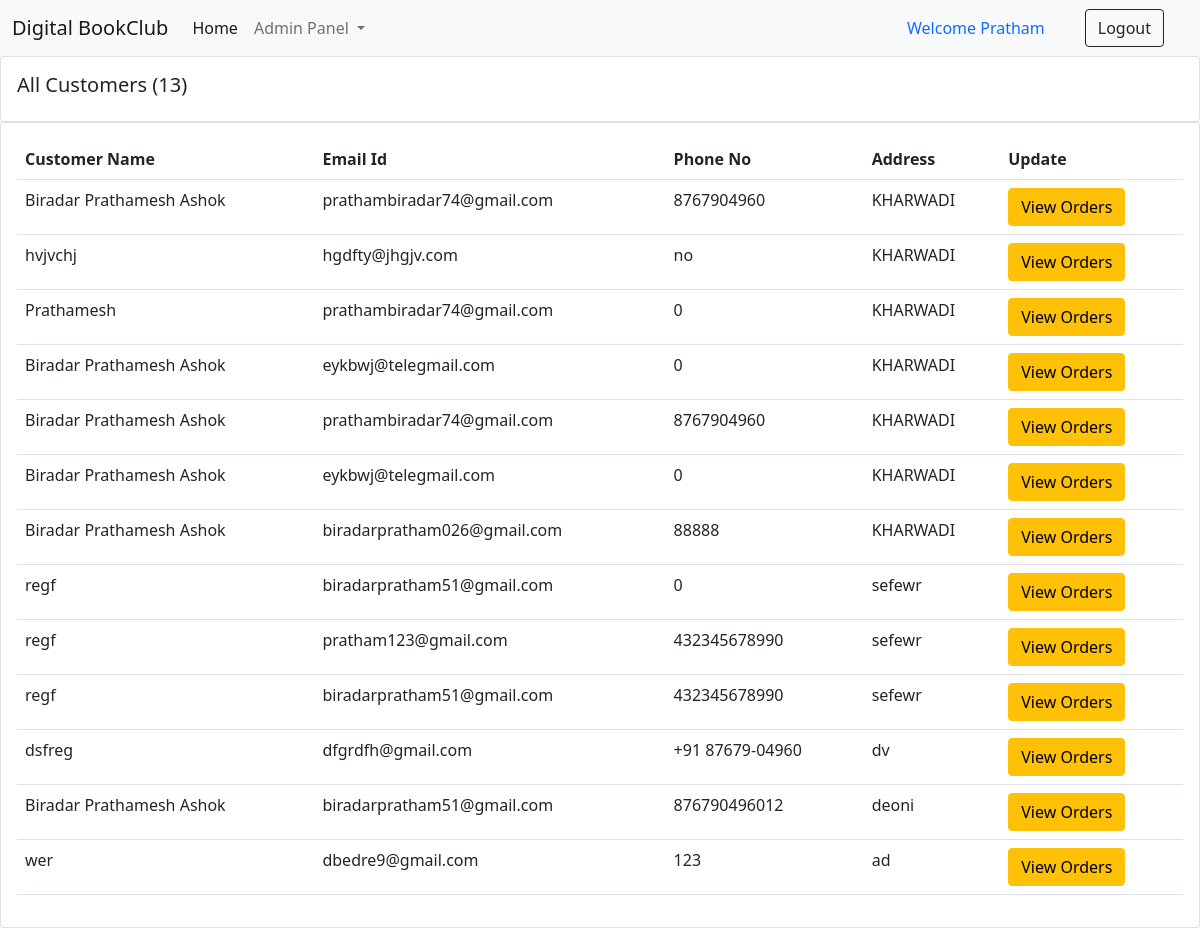
Page /customers_list/ (signed in) on the committed database.
### books/models.py (models this page shows, shortened)
class Order(models.Model):
    user = models.ForeignKey(User, on_delete=models.CASCADE, default=1)
    items_json = models.CharField(max_length=5000, blank=True)
    price = models.IntegerField(default=0)
    name = models.CharField(max_length=100, blank=True)
    email = models.CharField(max_length=100, blank=True)
    address = models.CharField(max_length=100, default="")
    phone = models.CharField(max_length=100, blank=True)
    date = models.DateTimeField(auto_now_add=True)

### books/views.py (the view)
# urls.py: path("customers_list/", views.customers_list, name="customers_list"),
def customers_list(request):
    customers = Order.objects.all()
    customer_count = customers.count()
    return render(request, "customers_list.html", {'customers':customers, 'customer_count':customer_count})

### books/templates/customers_list.html (shortened to what this page needs)
{% extends 'admin_navbar.html' %}
{% block body %}
      <div class="row">
        <div class="col-md">
          <div class="card card-body">
            <h5>All Customers ({{customer_count}})</h5>
          </div>
          <div class="card card-body">
            <table class="table">
              <tr>
                <th>Customer Name</th>
                <th>Email Id</th>
                <th>Phone No</th>
                <th>Address</th>
                <th>Update</th>
              </tr>
              {% for customer in customers %}
                <tr>
                  <td>{{customer.name}}</td>
                  <td>{{customer.email}}</td>
                  <td>{{customer.phone}}</td>
                  <td>{{customer.address}}</td>
                  <td><a href="/customers_list/orders_{{customer.id}}/" class="btn btn-warning">View Orders</a></td>
                </tr>
              {% endfor %}
            </table>
          </div>
        </div>
      </div>
      {% endblock %}

### books/templates/admin_navbar.html (shortened to what this page needs)
<!doctype html>
<html lang="en">
  <head>
    <link href="https://cdn.jsdelivr.net/npm/bootstrap@5.0.2/dist/css/bootstrap.min.css" rel="stylesheet">
  </head>
  <body>
    <nav class="navbar navbar-expand-lg navbar-light bg-light">
        <div class="container-fluid">
          <a class="navbar-brand" href="/"> Digital BookClub</a>
          <div class="collapse navbar-collapse" id="navbarSupportedContent">
            <ul class="navbar-nav me-auto mb-2 mb-lg-0">
              <li class="nav-item">
                <a class="nav-link active" aria-current="page" href="/">Home</a>
              </li>
              <li class="nav-item dropdown">
                <a class="nav-link dropdown-toggle" href="#" id="navbarDropdown" role="button" data-bs-toggle="dropdown" aria-expanded="false">
                  Admin Panel
                </a>
              </li>
            </ul>
            {% if user.is_authenticated %}
              <a class="nav-link" href="#">Welcome {{request.user}}</a>
              <a href="/logout/" class="btn btn-outline-dark mx-4" type="submit">Logout</a>
            {% endif %}
          </div>
        </div>
      </nav>
      {% block body %}
      {% endblock %}
    </body>
    </html>

### rows in the picture
Order: name "Biradar Prathamesh Ashok", email "prathambiradar74@gmail.com", phone "8767904960", address "KHARWADI"
Order: name "hvjvchj", email "hgdfty@jhgjv.com", phone "no", address "KHARWADI"
Order: name "Prathamesh", email "prathambiradar74@gmail.com", phone "0", address "KHARWADI"
Order: name "Biradar Prathamesh Ashok", email "eykbwj@telegmail.com", phone "0", address "KHARWADI"
Order: name "Biradar Prathamesh Ashok", email "prathambiradar74@gmail.com", phone "8767904960", address "KHARWADI"
Order: name "Biradar Prathamesh Ashok", email "eykbwj@telegmail.com", phone "0", address "KHARWADI"
Order: name "Biradar Prathamesh Ashok", email "biradarpratham026@gmail.com", phone "88888", address "KHARWADI"
Order: name "regf", email "biradarpratham51@gmail.com", phone "0", address "sefewr"
Order: name "regf", email "pratham123@gmail.com", phone "432345678990", address "sefewr"
Order: name "regf", email "biradarpratham51@gmail.com", phone "432345678990", address "sefewr"
Order: name "dsfreg", email "dfgrdfh@gmail.com", phone "+91 87679-04960", address "dv"
Order: name "Biradar Prathamesh Ashok", email "biradarpratham51@gmail.com", phone "876790496012", address "deoni"
Order: name "wer", email "dbedre9@gmail.com", phone "123", address "ad"

### other values in the picture
{{ request.user }} "Pratham"
{{ customer_count }} "13"
